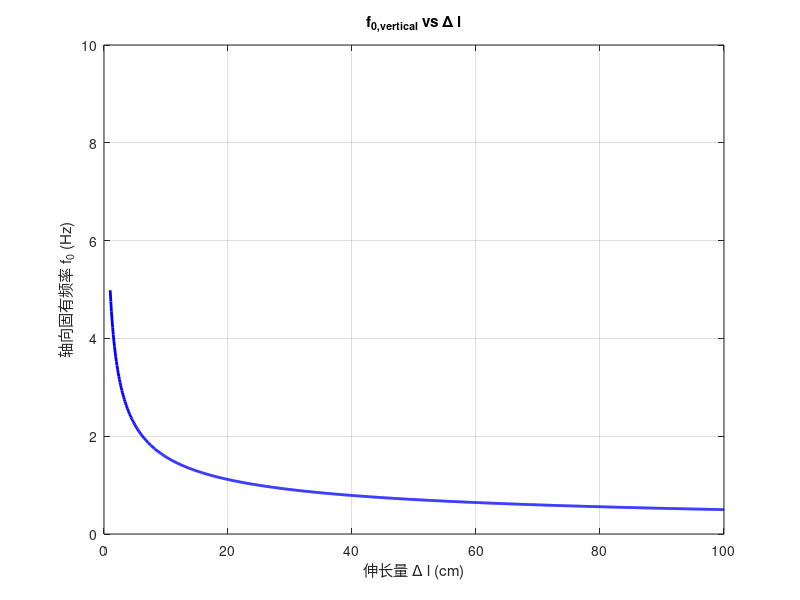

The MATLAB script that drew this image:
% 根据弹簧拉伸量 Δl 计算轴向固有频率，并绘制 f–Δl 曲线
% 公式：f = (1 / (2π)) * sqrt(g / Δl)，适用于轻质量或近似无质量弹簧模型

%% === 参数设定 ===
g = 9.81;           % 重力加速度 [m/s^2]
% m = 12.8;         % 如需考虑质量，可加入质量项（此处未使用）

%% === 拉伸量 Δl 区间 ===
l = linspace(0.01, 1, 1000);  % 伸长量 1 cm ~ 100 cm，单位[m]

%% === 轴向固有频率计算 ===
f_vertical = (1/(2*pi)) * sqrt(g ./ l);   % 固有频率 f(Δl)

%% === 绘制 f–Δl 曲线 ===
figure;
plot(l*100, f_vertical, 'b', 'LineWidth', 2);
xlabel('伸长量 \Delta l (cm)');
ylabel('轴向固有频率 f_0 (Hz)');
title('f_{0,vertical} vs \Delta l');
grid on;
ylim([0 10]);

%% === 输出整数拉伸量点的固有频率 ===
disp('Δl (cm)    f_vertical (Hz)');
for i = 1:1:100
    delta_l_i = i / 100;  % 单位 m
    f_i = (1/(2*pi)) * sqrt(g / delta_l_i);
    fprintf('%3d\t\t%8.3f\n', i, f_i);
end
